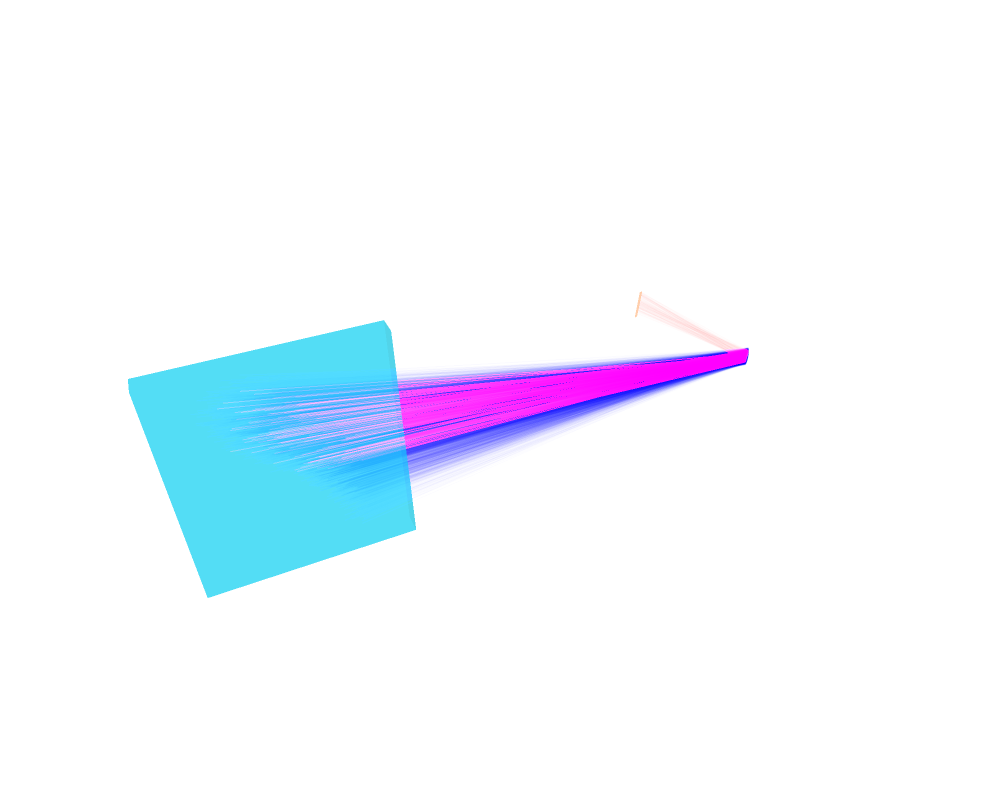

Notebook source saved alongside this figure:
### Code cell
import xicsrt.visual.xicsrt_3d__plotly as xicsrt_3d

fig = xicsrt_3d.figure()
# xicsrt_3d.add_fluxsurfaces(result['config'], range_n=(0, np.pi*2))
xicsrt_3d.add_rays(result)
xicsrt_3d.add_optics(result['config'])
xicsrt_3d.add_sources(result['config'])

fig.update_layout(
    autosize=False,
    width=1000,
    height=800,
)

xicsrt_3d.show()

### Figure 1 — Plotly figure (JSON) as saved in the notebook; plotly's stock layout.template omitted (floating-point values rounded to 4 significant figures; data arrays with more than 128 entries replaced by an {"elided": "..."} marker saying what was removed)
{"data": [{"connectgaps": false, "line": {"color": "rgba(0, 0, 255, 0.01)"}, "mode": "lines", "name": "lost", "showlegend": false, "type": "scatter3d", "x": {"elided": "30000 float values"}, "y": {"elided": "30000 float values"}, "z": {"elided": "30000 float values"}}, {"connectgaps": false, "line": {"color": "rgba(255, 0, 0, 0.01)"}, "mode": "lines", "name": "found", "showlegend": false, "type": "scatter3d", "x": {"elided": "372 float values"}, "y": {"elided": "372 float values"}, "z": {"elided": "372 float values"}}, {"connectgaps": false, "line": {"color": "rgba(255, 0, 0, 0.01)"}, "mode": "lines", "name": "found", "showlegend": false, "type": "scatter3d", "x": {"elided": "372 float values"}, "y": {"elided": "372 float values"}, "z": {"elided": "372 float values"}}, {"flatshading": true, "i": [0, 2], "j": [3, 3], "k": [1, 0], "name": "crystal", "opacity": 0.5, "type": "mesh3d", "x": [-8.62, -8.628, -8.586, -8.594, -8.62, -8.628, -8.586, -8.594], "y": [3.279, 3.283, 3.301, 3.305, 3.279, 3.283, 3.301, 3.305], "z": [0.02278, 0.1224, 0.0247, 0.1243, 0.02278, 0.1224, 0.0247, 0.1243]}, {"flatshading": true, "i": [0, 2], "j": [3, 3], "k": [1, 0], "name": "detector", "opacity": 0.5, "type": "mesh3d", "x": [-8.701, -8.68, -8.668, -8.646, -8.701, -8.68, -8.668, -8.646], "y": [2.145, 2.137, 2.143, 2.135, 2.145, 2.137, 2.143, 2.135], "z": [0.2289, -0.02378, 0.2318, -0.02089, 0.2289, -0.02378, 0.2318, -0.02089]}, {"flatshading": true, "i": [0, 0, 4, 4, 0, 0, 0, 0, 3, 3, 3, 3], "j": [3, 3, 7, 7, 6, 6, 5, 5, 6, 6, 5, 5], "k": [1, 2, 5, 6, 2, 4, 1, 4, 2, 7, 1, 7], "name": "plasma", "opacity": 0.5, "type": "mesh3d", "x": [-5.846, -5.803, -5.899, -5.856, -4.444, -4.401, -4.497, -4.454], "y": [2.294, 2.277, 2.154, 2.137, 1.763, 1.746, 1.623, 1.606], "z": [-0.6793, 1.02, -0.6793, 1.02, -0.7201, 0.9793, -0.7201, 0.9793]}], "layout": {"autosize": false, "height": 800, "paper_bgcolor": "rgba(0,0,0,0)", "plot_bgcolor": "rgba(0,0,0,0)", "scene": {"aspectmode": "data", "xaxis": {"showbackground": false, "visible": false}, "yaxis": {"showbackground": false, "visible": false}, "zaxis": {"showbackground": false, "visible": false}}, "width": 1000}}
